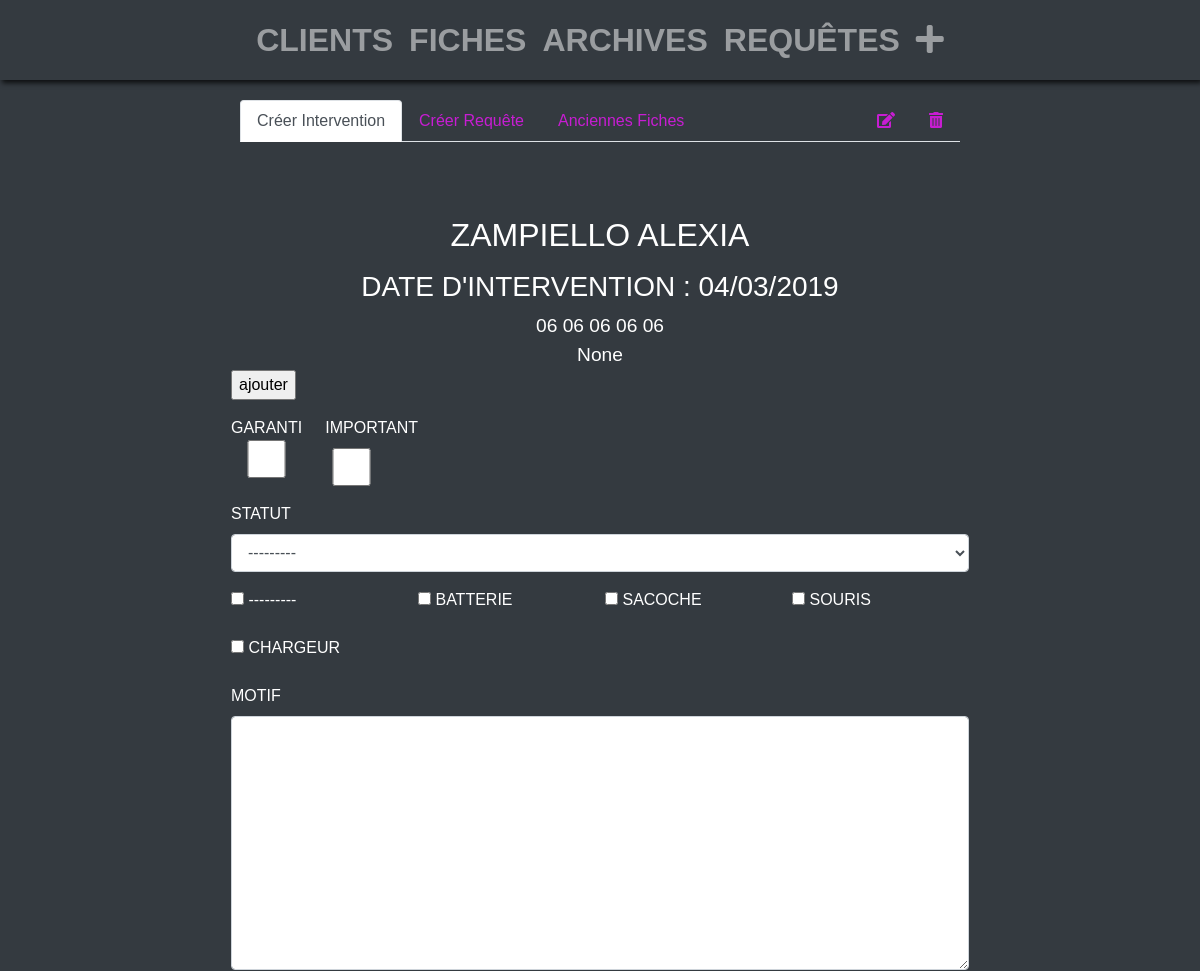
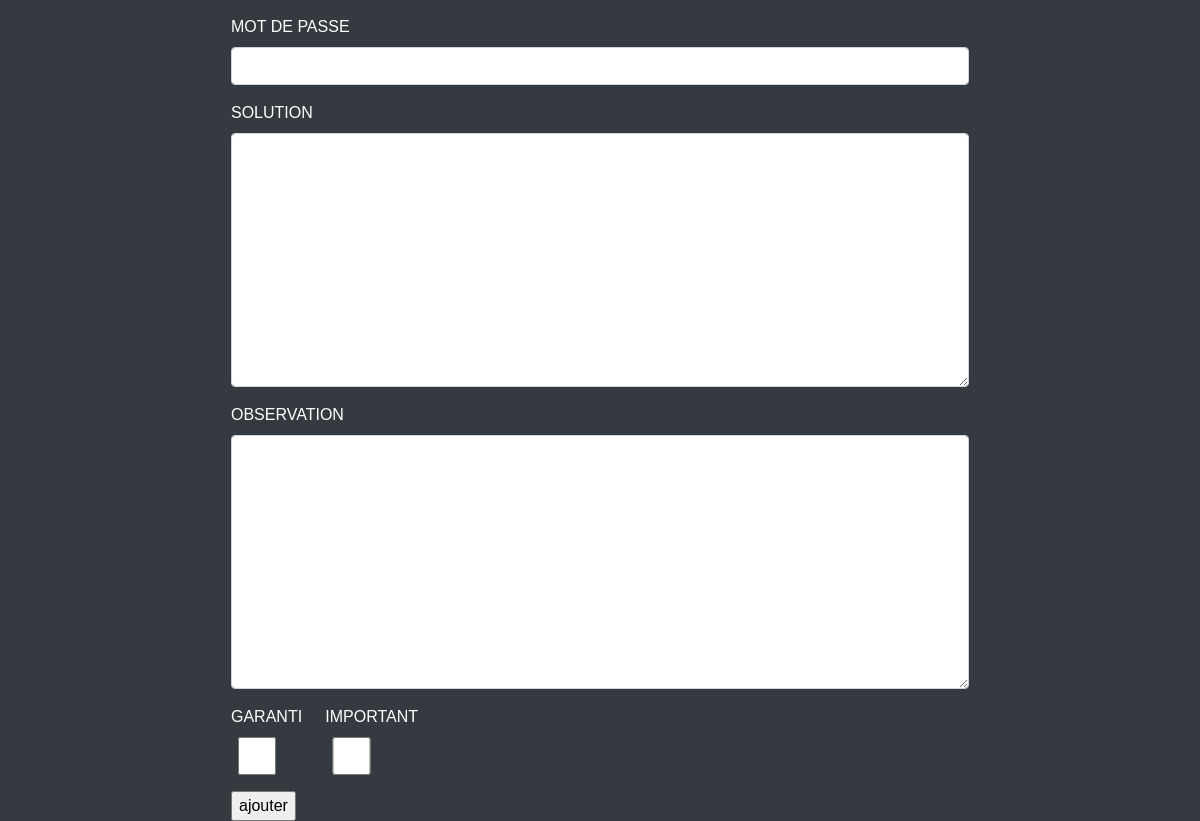
The app's page /customer/alexia/89/ with its own data (2 pictures, top to bottom).
### gestion_intervention/models.py (models this page shows, shortened)
class Customer(models.Model):
    first_name = models.CharField(max_length=50)
    last_name = models.CharField(max_length=50)
    slug = AutoSlugField(populate_from='first_name')
    email = models.EmailField(blank=True, null=True, unique=True)
    phone = models.CharField(max_length=70, null=False, blank=False)

### gestion_intervention/views.py (the view)
# urls.py: url(r'^customer/(?P<slug>[-\w]+)/(?P<pk>[-\w]+)/$', CustomerDetailView.as_view(),
class CustomerDetailView(DetailView):
    models = Customer
    def get_context_data(self, **kwargs):
        context = DetailView.get_context_data(self, **kwargs)
        today_date = datetime.now()
        context['date'] = today_date.strftime("%d/%m/%Y")
        context['sheet_form'] = SheetForm(initial={"customer" : self.object})
        context['request_form'] = RequestForm(initial={"customer" : self.object})
        context['sheets'] = Sheet.objects.filter(customer = self.object)
        context['requests'] = Request.objects.filter(customer = self.object)
        return context
    def get_queryset(self):
        return Customer.objects.all()

### gestion_intervention/form.py
class SheetForm(ModelForm):
    class Meta:
        model = Sheet
        fields = "__all__"
        success_url = "/"

class RequestForm(ModelForm):
    class Meta:
        model = Request
        fields = "__all__"
        success_url = "/"

### gestion_intervention/models.py (called while the page is built)
    def datepublished(self):
        return self.date.strftime('%d-%m-%Y')

### gestion_intervention/templates/gestion_intervention/customer_detail.html (shortened to what this page needs)
{% extends "gestion_intervention/base.html" %}
{% load widget_tweaks %}
{% block content %}
<div class="col-12 detail_customer">
    <ul class="nav nav-tabs" id="myTab" role="tablist">
        <li class="nav-item">
            <a class="nav-link active" id="create-sheet-tab" data-toggle="tab" href="#sheet" role="tab" aria-controls="sheet" aria-selected="true">Créer Intervention</a>
        </li>
        <li class="nav-item">
            <a class="nav-link" id="create-request-tab" data-toggle="tab" href="#request" role="tab" aria-controls="request" aria-selected="false">Créer Requête</a>
        </li>
        <li class="nav-item">
            <a class="nav-link" id="list-tab" data-toggle="tab" href="#list" role="tab" aria-controls="list" aria-selected="false">Anciennes Fiches</a>
        </li>
        <li class="nav-item ml-auto">
            <a class="nav-link" href="{% url 'customer-update' customer.slug customer.pk %}"><i class="fas fa-edit"></i></a>
        </li>
        <li class="nav-item">
            <a class="nav-link" data-toggle="modal" data-target="#exampleModal" href="#"><i class="fas fa-trash-alt"></i></a>
        </li>
    </ul>
    <div class="tab-content" id="myTabContent">
        <div class="tab-pane fade show active" id="sheet" role="tabpanel" aria-labelledby="create-sheet-tab">
            <div class="row">
                <div class="col-12">
                    <h2>{{customer.last_name}} {{customer.first_name}} </h2>
                    <h3>Date d'intervention : {{ date }}</h3>
                    <section class="head_sheet">
                        <p class="phone_number">{{customer.phone}} </p>
                        <p>{{customer.email}} </p>
                    </section>
                    <section>
                        <form action="{% url 'sheet-create' %}" method="post" enctype="multipart/form-data">
                            <input type="submit" name="submit" value="ajouter" class="updateBtn">
                            <div class="form-row">
                                <div class="form-group mr-4 col-md-1">
                                    <label>Garanti
                                        {{ sheet_form.guarantee|add_class:"form-control"}}
                                    </label>
                                </div>
                                <div class="form-group col-md-1">
                                    <label class="ml-2">Important</label>
                                    {{ sheet_form.important|add_class:"form-control ml-2"}}
                                </div>
                                <div class="form-group col-md-12">
                                    <label>statut</label>
                                    {{ sheet_form.statut|add_class:"form-control"}}
                                </div>
                                {% for value, text in sheet_form.other.field.choices %}
                                <div class="form-group col-md-3">
                                    <input id="id_other_{{ forloop.counter0 }}" name="{{ sheet_form.other.name }}" type="checkbox" value="{{ value }}">
                                    <label>{{ text }}</label>
                                </div>
                                {% endfor %}
                                <div class="form-group col-md-12">
                                    <label>Motif</label>
                                    {{ sheet_form.reason|add_class:"form-control"}}
                                </div>
                                <div class="form-group col-md-12">
                                    <label>Mot de passe</label>
                                    {{ sheet_form.password|add_class:"form-control"}}
                                </div>
                                <div class="form-group col-md-12">
                                    <label>Solution</label>
                                    {{ sheet_form.resolution|add_class:"form-control"}}
                                </div>
                                <div class="form-group col-md-12">
                                    <label>Observation</label>
                                    {{ sheet_form.comment|add_class:"form-control"}}
                                </div>
                                <div class="form-group mr-4 col-md-1">
                                    <label>Garanti</label>
                                    {{ sheet_form.guarantee|add_class:"form-control"}}
                                </div>
                                <div class="form-group col-md-1">
                                    <label class="ml-2">Important</label>
                                    {{ sheet_form.important|add_class:"form-control ml-2"}}
                                </div>
                            </div>
                            <input type="submit" name="submit" value="ajouter" class="updateBtn">
                        </form>
                    </section>
                </div>
            </div>
        </div>
    </div>
</div>
{% endblock %}

### gestion_intervention/static/css/style.css (style rules this page uses)
.sheet_detail, .detail_customer { margin-top: 5rem; }
.sheet_detail a, .detail_customer a { color: #c71dd2; }
.sheet_detail ul, .detail_customer ul { width: 60%; margin: 0 auto 1.5rem auto; }
.sheet_detail h2, .detail_customer h2 { text-align: center; text-transform: uppercase; width: 100%; color: white; font-size: 2rem; margin-bottom: 1rem; }
.sheet_detail h3, .detail_customer h3 { text-align: center; text-transform: uppercase; }
.sheet_detail .head_sheet, .detail_customer .head_sheet { text-align: center; }
.sheet_detail .head_sheet p, .detail_customer .head_sheet p { margin-bottom: 0rem; font-size: 1.2rem; }
.sheet_detail section, .detail_customer section { width: 60%; margin: auto; }
.sheet_detail section label, .detail_customer section label { color: white; text-transform: uppercase; font-size: 1rem; }
body { background-color: #343A40; font-family: Arial, sans-serif; }
.col-12 { padding: 0; margin-top: 50px; color: white; }

### records on screen
Customer: last_name "ZAMPIELLO", first_name "ALEXIA", phone "06 06 06 06 06", email "None"

### other values on screen
{{ date }} "04/03/2019"
{{ text }} "---------" "BATTERIE" "SACOCHE" "SOURIS" "CHARGEUR"
